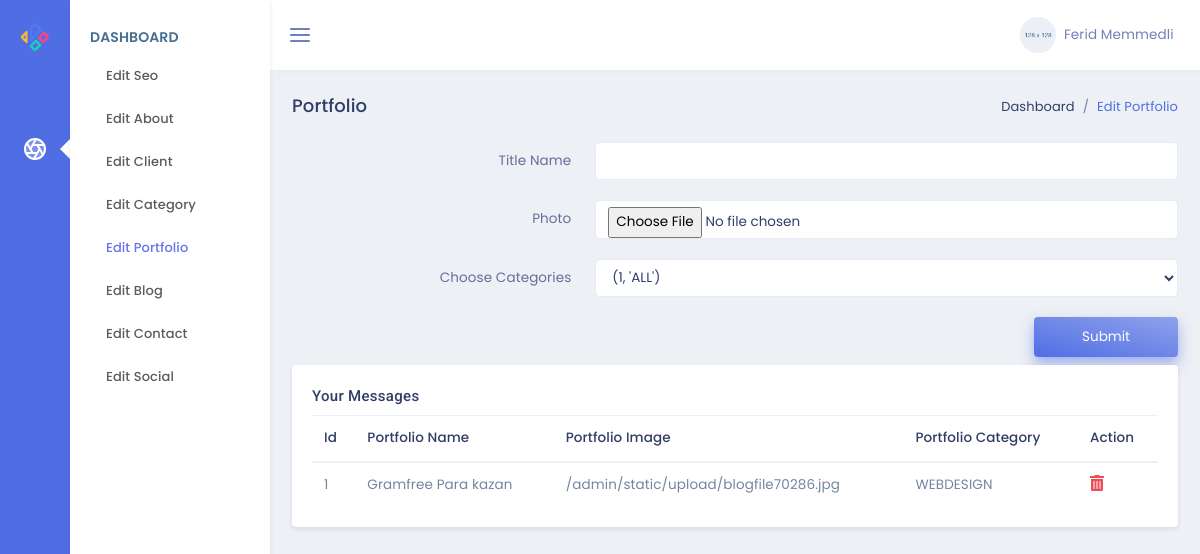
Page /admin/portfolio on the committed database.
### models.py (models this page shows)
class Portfolio(db.Model):
    id = db.Column(db.Integer, primary_key=True)
    title = db.Column(db.String,nullable=False)
    image = db.Column(db.String,nullable=False)
    category_id = db.Column(db.Integer,db.ForeignKey('category.id'),nullable=False)

class Category(db.Model):
    id = db.Column(db.Integer, primary_key=True)
    name = db.Column(db.String,nullable=False)
    port = db.relationship('Portfolio',backref='category',lazy=True)

### admin/routes.py (the view, shortened to what this page needs)
@admin.route('/portfolio',methods=['POST','GET'])
def adminPortfolio():
    formportfolio=PortfolioForm()
    return render_template('/admin/editPortfolio.html',form=formportfolio,port=Portfolio.query.all(),cat=Category.query.all())

### forms.py
class PortfolioForm(FlaskForm):
    title = StringField('Title Name')
    image = FileField('Photo')
    category = SelectField('Choose Categories',choices=Category.query.with_entities(Category.id,Category.name).all())
    submit=SubmitField()

### admin/templates/admin/editPortfolio.html
{% extends "admin/layout.html" %}
{% block contentAdmin %}
<div class="row">
    <div class="col-sm-12">
        <div class="page-title-box">
            <div class="float-right">
                <ol class="breadcrumb">
                    <li class="breadcrumb-item"><a href="javascript:void(0);">Dashboard</a></li>
                    <li class="breadcrumb-item active">Edit Portfolio</li>
                </ol>
            </div>
            <h4 class="page-title">Portfolio</h4>
        </div>
    </div>
</div>
<form action="{{url_for('admin.adminPortfolio')}}" method="POST" class="row" enctype="multipart/form-data">
    <div class="col-12">
        <div class="form-group row">
            {{form.title.label(class='col-4 col-form-label text-right', for='example-text-input')}}
            <div class="col-8">
                {{form.title(class='form-control', id="example-text-input")}}
            </div>
        </div>
    </div>
    <div class="col-12">
        <div class="form-group row">
            {{form.image.label(class='col-4 col-form-label text-right', for='example-text-input')}}
            <div class="col-8">
                {{form.image(class='form-control', id="example-text-input")}}
            </div>
        </div>
    </div>
    <div class="col-12">
        <div class="form-group row">
            {{form.category.label(class='col-4 col-form-label text-right', for='example-text-input')}}
            <div class="col-8">
                {{form.category(class='form-control', id="example-text-input")}}
            </div>
        </div>
    </div>
    <div class="col-sm-12 text-right">
        {{form.submit(class='btn btn-gradient-primary px-5 py-2 mb-2')}}
    </div>
</form>
<div class="row">
    <div class="col-lg-12">
        <div class="card">
            <div class="card-body">
                <h4 class="mt-0 header-title">Your Messages</h4>
                <div class="table-responsive">
                    <table class="table table-striped mb-0">
                        <thead>
                            <tr>
                                <th>Id</th>
                                <th>Portfolio Name</th>
                                <th>Portfolio Image</th>
                                <th>Portfolio Category</th>
                                <th>Action</th>
                            </tr>
                        </thead>
                        <tbody>
                            {% for i in port %}
                            <tr>
                                <td>{{i.id}}</td>
                                <td>{{i.title}}</td>
                                <td>{{i.image}}</td>
                                {% for a in cat %}
                                {% if a.id==i.category_id %}
                                <td>{{a.name}}</td>
                                {% endif %}
                                {% endfor %}
                                <td>
                                    <a href="/admin/deleteportfolio/{{i.id}}"><i
                                            class="fas fa-trash-alt text-danger font-16"></i></a>
                                </td>
                            </tr>
                            {% endfor %}
                        </tbody>
                    </table>
                </div>
            </div>
        </div>
    </div>
</div>
{% endblock %}

### rows in the picture
Portfolio: id "1", title "Gramfree Para kazan", image "/admin/static/upload/blogfile70286.jpg"
Category: name "WEBDESIGN"
